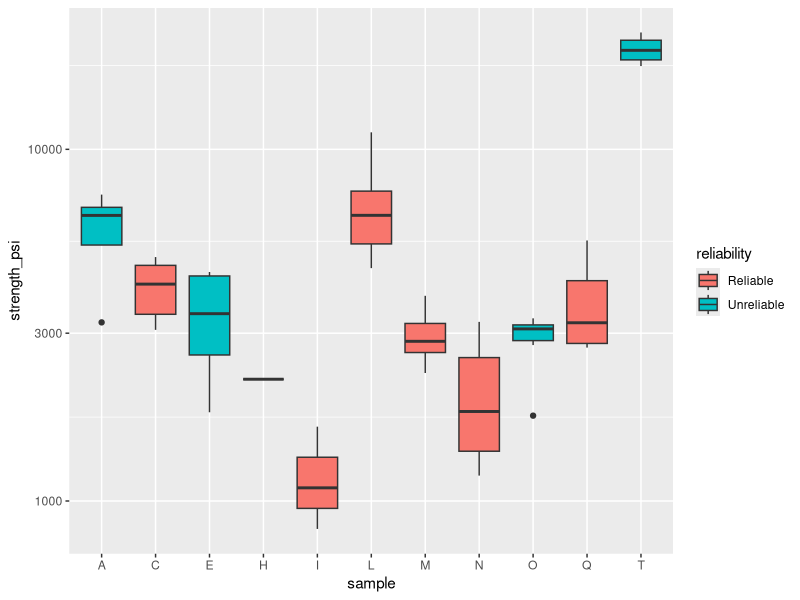

The R source for this figure:
## ---- chunk 1

library(ggplot2)

dat <- read.csv("data/strength.csv")

dat$rep <- substring(dat$sample, 2, 2)
dat$sample <- substring(dat$sample, 1, 1)
dat$reliability <- "Reliable"
dat$reliability[dat$height < 1] <- "Unreliable"

ggplot(dat, aes(x=sample, y=strength_psi, fill=reliability)) +
  geom_boxplot() +
  scale_y_log10()

